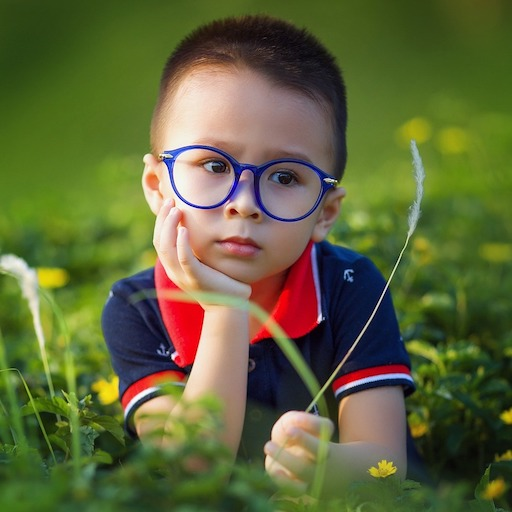
#> input picture Images/week4/sample.jpg, 512 x 512 px
$ python 62.Salt_and_Pepper_Noise.py
#> lines starting #> are read from the running program, lines starting #| are printed output that depends on the picture
import cv2
import numpy as np
import matplotlib.pyplot as plt
plt.rc('image', cmap = 'gray')

path = "Images/week4/sample.jpg"
img = cv2.imread(path, cv2.IMREAD_COLOR)
#> img is the input picture: shape (512, 512, 3); mean B, G, R 57.8, 101.6, 95.4
img = cv2.cvtColor(img, cv2.COLOR_BGR2GRAY)
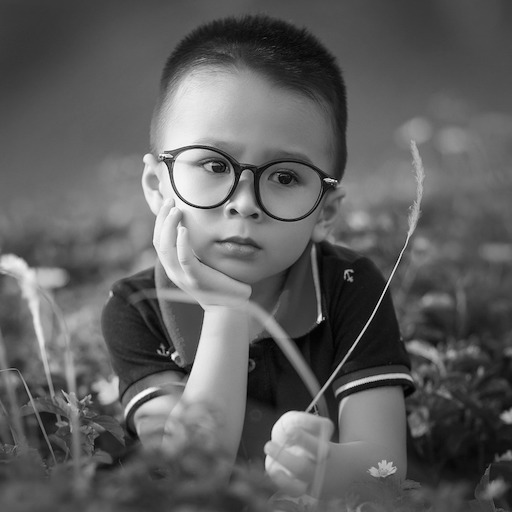
#> img: shape (512, 512); min 0, max 254, mean 94.7

uniform = np.zeros_like(img)
uniform = cv2.randu(uniform,0,255) # (array, min, max)

ret, salt = cv2.threshold(uniform, 240, 255, cv2.THRESH_BINARY)
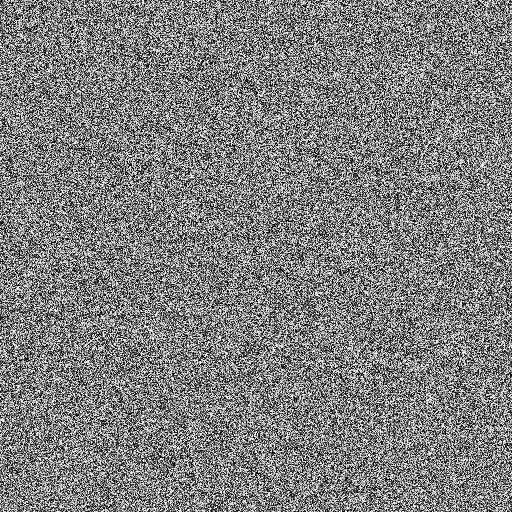
#> uniform: shape (512, 512); min 0, max 254, mean 126.9
#randn => random normal distribution, randu => random uniform distribution

new = cv2.add(img, salt)
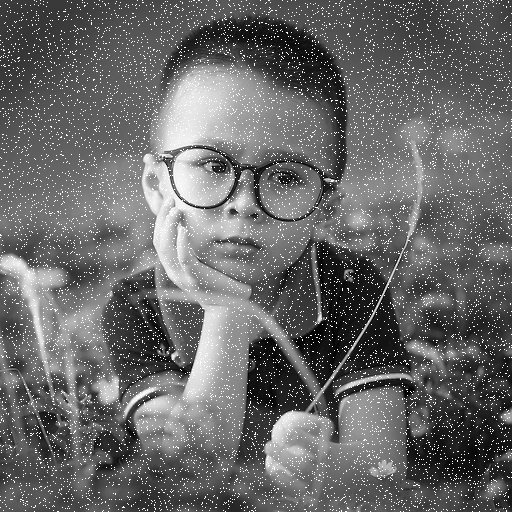
#> new: shape (512, 512); min 0, max 255, mean 103.5
new1 = cv2.medianBlur(new,3)

cv2.imshow("img", img)
cv2.imshow("uniform noise", uniform)
cv2.imshow("salt", salt)
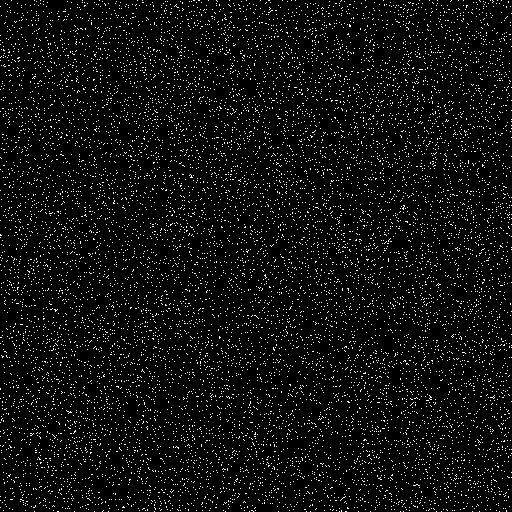
#> window 'salt': shape (512, 512); 5.5% white in thin lines or dots
cv2.imshow("img with salt noise", new)
cv2.imshow("median filter", new1)
cv2.waitKey(0)
cv2.destroyAllWindows()
